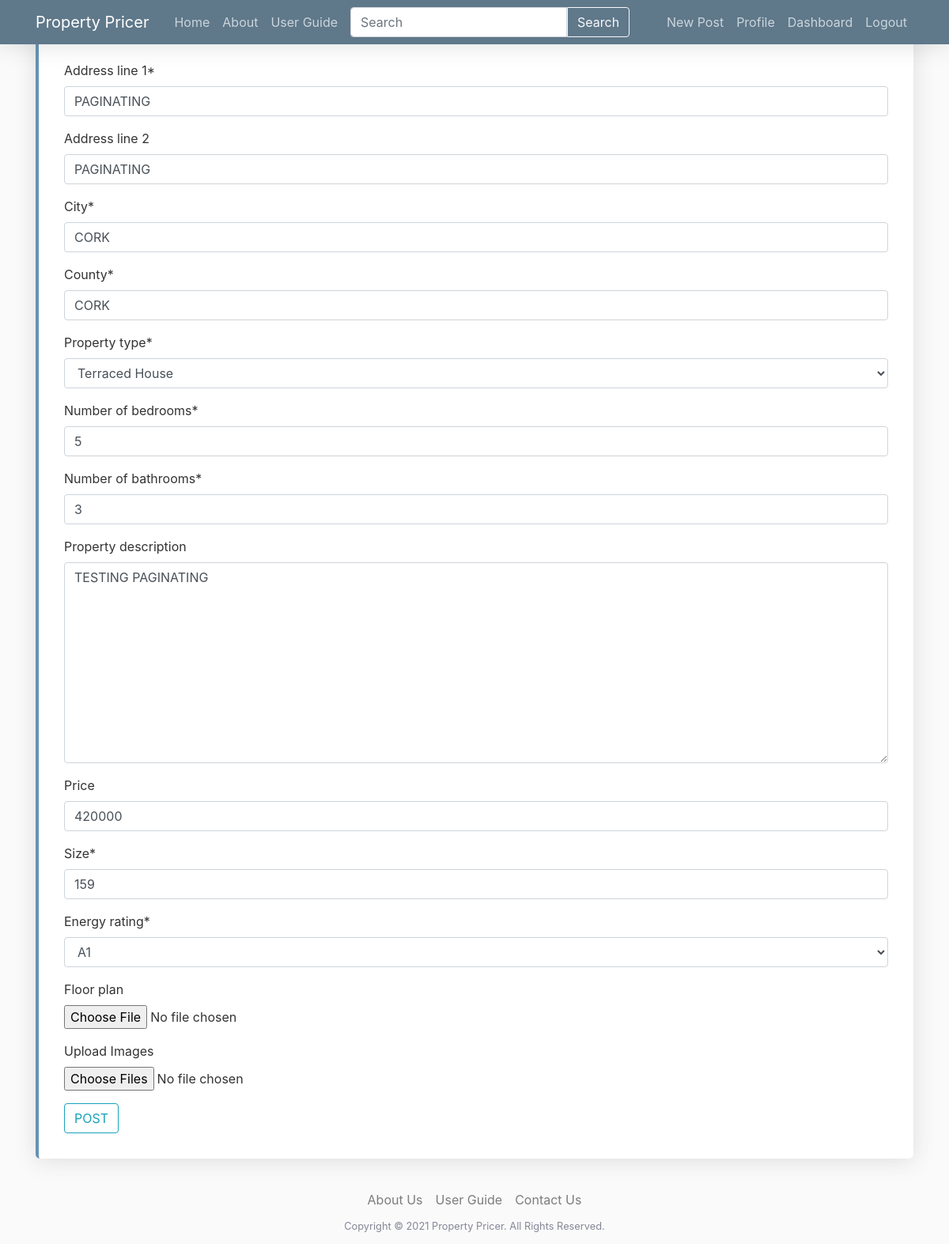
The page /post/6/update (signed in) on the database its author committed.
### webpages/models.py (models this page shows, shortened)
class Post(models.Model):
    property_description = models.TextField(null=True, blank=True)
    address_line_1 = models.CharField(max_length=255)
    address_line_2 = models.CharField(max_length=255, null=True, blank=True)
    city = models.CharField(max_length=128, default='')
    county = models.CharField(max_length=128, default='')
    floor_plan = models.ImageField(upload_to="floor_plan", null=True, blank=True)
    property_type = models.CharField(max_length=128, default='',
                                     choices=PROPERTY_TYPE_CHOICES)
    number_of_bedrooms = models.PositiveIntegerField()
    number_of_bathrooms = models.PositiveIntegerField()
    energy_rating = models.CharField(max_length=128, default='',
                                     choices=ENERGY_RATING_CHOICES)
    size = models.PositiveIntegerField()
    date_posted = models.DateField(default=timezone.now)
    author = models.ForeignKey(User, related_name="user_posts", on_delete=models.CASCADE)
    price = models.PositiveIntegerField(null=True, blank=True, editable=True)
    estimated_price = models.PositiveIntegerField(null=False, blank=True, editable=False)
    __original_price = None
    """
        this method return a string to redirect the user after posting to that post by returning post details the
        primary key of the newly created post
    """
    """
        overwriting the django save method
        by passing in the estimated price into the price before it is saved
    """
    def save(self, force_insert=False, force_update=False, *args, **kwargs):
        estimated_price = price_pridiction_model(
            self.number_of_bedrooms,
            self.number_of_bathrooms,
            self.size,
            int(property_type_dict[self.property_type]),
            int(energy_rating_dict[self.energy_rating])
        )
        self.estimated_price = estimated_price
        super().save(force_insert, force_update, *args, **kwargs)

### webpages/views.py (the view, shortened to what this page needs)
# urls.py: path('post/<int:pk>/update', PostUpdateView.as_view(), name='post-update'),
class PostUpdateView(LoginRequiredMixin, UserPassesTestMixin, UpdateView):
    model = Post
    fields = POST_FIELDS
    def test_func(self):
        post = self.get_object()
        if self.request.user == post.author:
            return True
        return False

### templates/webpages/post_form.html (shortened to what this page needs)
{% extends "base.html" %}
{% load crispy_forms_tags %}
    {% block content %}
        <div class="content-section">
            <form method="POST" enctype='multipart/form-data'>
                <fieldset class="form-group">
                    <legend class="border-bottom mb-4">Post your property</legend>
                    {{ form|crispy }}
                    <div class="div_id_post_images">
                        <label for="id_post_images">
                            Upload Images
                        </label>
                        <div class="">
                            <input id="id_post_images" class="clearablefileinput form-control-file" accept="image/*" type="file" name="post_images" multiple>
                        </div>
                    </div>
                </fieldset>
                <div class="form-group">
                    <button class="btn btn-outline-info" type="submit">POST</button>
                </div>
            </form>
        </div>
{% endblock content %}

### static/css/main.css (style rules this page uses)
body { background: #fafafa; color: #333333; }
.content-section { background: #ffffff; padding: 1rem 2rem; border-radius: 0.35rem; margin-bottom: 20px; box-shadow: 0 .15rem 1.75rem 0 rgba(58,59,69,.15); border-left: .25rem solid #6493b5; }

### rows shown on the page
Post: address_line_1 "PAGINATING", address_line_2 "PAGINATING", city "CORK", county "CORK", property_type "Terraced House", number_of_bedrooms "5", number_of_bathrooms "3", property_description "TESTING PAGINATING", price "420000", size "159", energy_rating "A1"
